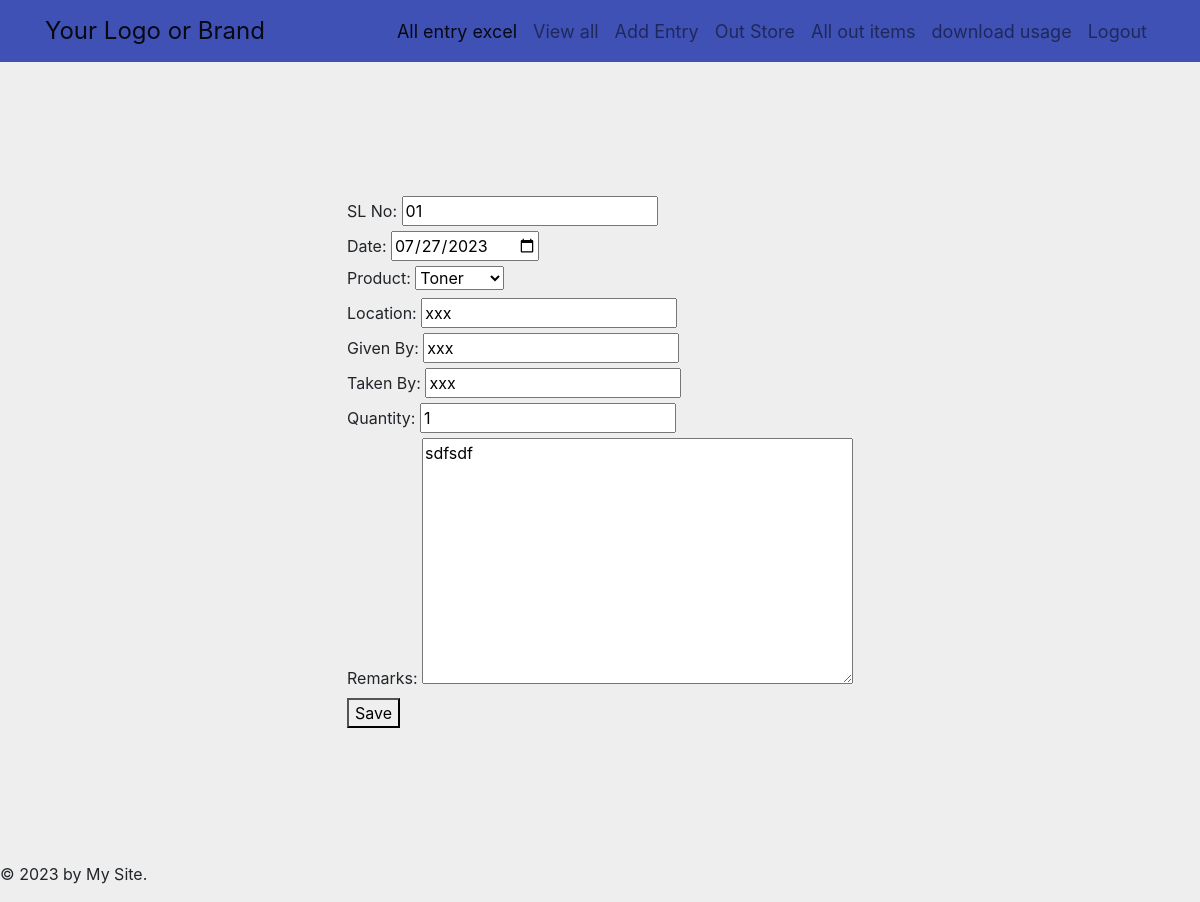
The page /store/edit_usage/4/ (signed in) on the database its author committed.
### store/models.py (models this page shows, shortened)
class Usage(models.Model):
    sl_no = models.CharField(max_length=50)
    date = models.DateField()
    product = models.ForeignKey(StoreEntry, on_delete=models.CASCADE)
    location = models.CharField(max_length=100)
    given_by = models.CharField(max_length=100)
    taken_by = models.CharField(max_length=100)
    quantity = models.IntegerField()
    remarks = models.TextField()

### store/views.py (the view)
# urls.py: path('edit_usage/<int:usage_id>/', views.edit_usage, name='edit_usage'),  # Add this line for editing usage data.
@staff_member_required
def edit_usage(request, usage_id):
    usage = get_object_or_404(Usage, pk=usage_id)
    if request.method == 'POST':
        form = UsageForm(request.POST, instance=usage)
        if form.is_valid():
            form.save()
            return redirect('all_usage')
    else:
        form = UsageForm(instance=usage)
    return render(request, 'store/add_usage.html', {'form': form})

### store/forms.py
class UsageForm(forms.ModelForm):
    class Meta:
        model = Usage
        fields = '__all__'
        widgets = {
            'date': forms.DateInput(attrs={'type': 'date'})
        }

### store/models.py (called while the page is built)
    def __str__(self):
        return self.name

### store/templates/store/add_usage.html (shortened to what this page needs)
<!DOCTYPE html>
<html>
<head>
</head>
<body>
    {% extends 'base.html' %}
    {% block content %}
    <div class="form-container">
        <form method="post">
            <div>
                <label for="{{ form.sl_no.id_for_label }}">SL No:</label>
                {{ form.sl_no }}
            </div>
            <div>
                <label for="{{ form.date.id_for_label }}">Date:</label>
                {{ form.date }}
            </div>
            <div>
                <label for="{{ form.product.id_for_label }}">Product:</label>
                {{ form.product }}
            </div>
            <div>
                <label for="{{ form.location.id_for_label }}">Location:</label>
                {{ form.location }}
            </div>
            <div>
                <label for="{{ form.given_by.id_for_label }}">Given By:</label>
                {{ form.given_by }}
            </div>
            <div>
                <label for="{{ form.taken_by.id_for_label }}">Taken By:</label>
                {{ form.taken_by }}
            </div>
            <div>
                <label for="{{ form.quantity.id_for_label }}">Quantity:</label>
                {{ form.quantity }}
            </div>
            <div>
                <label for="{{ form.remarks.id_for_label }}">Remarks:</label>
                {{ form.remarks }}
            </div>
            <button type="submit">Save</button>
        </form>
    </div>
    {% endblock %}

### store/templates/store/add_usage.html (style rules this page uses)
.form-container { display: flex; justify-content: center; align-items: center; height: 100vh; }

### lodin/templates/base.html (style rules this page uses)
body { background-color: #eee; }

### rows shown on the page
Usage: sl_no "01", date "07/27/2023", product "Toner", location "xxx", given_by "xxx", taken_by "xxx", quantity "1", remarks "sdfsdf"
